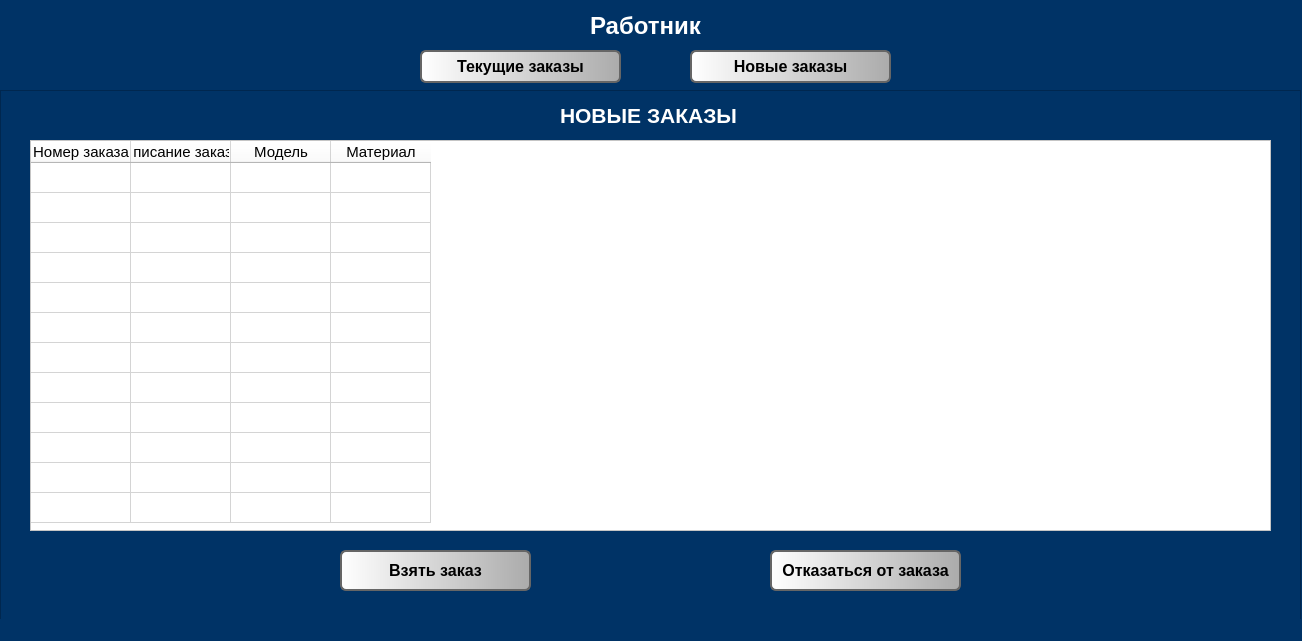
<?xml version="1.0" encoding="UTF-8"?>
<ui version="4.0">
 <class>worker_window</class>
 <widget class="QMainWindow" name="worker_window">
  <property name="geometry">
   <rect>
    <x>0</x>
    <y>0</y>
    <width>1302</width>
    <height>641</height>
   </rect>
  </property>
  <property name="minimumSize">
   <size>
    <width>1302</width>
    <height>641</height>
   </size>
  </property>
  <property name="maximumSize">
   <size>
    <width>1302</width>
    <height>641</height>
   </size>
  </property>
  <property name="windowTitle">
   <string>MainWindow</string>
  </property>
  <property name="styleSheet">
   <string notr="true">background-color: rgb(0, 51, 102);</string>
  </property>
  <widget class="QWidget" name="centralwidget">
   <widget class="QLabel" name="worker_label">
    <property name="geometry">
     <rect>
      <x>590</x>
      <y>10</y>
      <width>121</width>
      <height>31</height>
     </rect>
    </property>
    <property name="font">
     <font>
      <family>Arial</family>
      <pointsize>18</pointsize>
      <weight>75</weight>
      <bold>true</bold>
     </font>
    </property>
    <property name="styleSheet">
     <string notr="true">color: rgb(255, 255, 255);</string>
    </property>
    <property name="text">
     <string>Работник</string>
    </property>
   </widget>
   <widget class="QPushButton" name="current_orders_button">
    <property name="enabled">
     <bool>true</bool>
    </property>
    <property name="geometry">
     <rect>
      <x>420</x>
      <y>50</y>
      <width>201</width>
      <height>33</height>
     </rect>
    </property>
    <property name="font">
     <font>
      <family>Arial</family>
      <pointsize>12</pointsize>
      <weight>75</weight>
      <bold>true</bold>
     </font>
    </property>
    <property name="styleSheet">
     <string notr="true">background-color: qlineargradient(spread:pad, x1:0, y1:0, x2:1, y2:0, stop:0 rgba(255, 255, 255, 255), stop:1 rgba(171,171,171,1));
border-color: rgb(102, 102, 102);
border: 2px solid rgb(102, 102, 102);
border-radius: 6px;
</string>
    </property>
    <property name="text">
     <string>Текущие заказы</string>
    </property>
   </widget>
   <widget class="QPushButton" name="new_orders_button">
    <property name="enabled">
     <bool>true</bool>
    </property>
    <property name="geometry">
     <rect>
      <x>690</x>
      <y>50</y>
      <width>201</width>
      <height>33</height>
     </rect>
    </property>
    <property name="font">
     <font>
      <family>Arial</family>
      <pointsize>12</pointsize>
      <weight>75</weight>
      <bold>true</bold>
     </font>
    </property>
    <property name="styleSheet">
     <string notr="true">background-color: qlineargradient(spread:pad, x1:0, y1:0, x2:1, y2:0, stop:0 rgba(255, 255, 255, 255), stop:1 rgba(171,171,171,1));
border-color: rgb(102, 102, 102);
border: 2px solid rgb(102, 102, 102);
border-radius: 6px;
</string>
    </property>
    <property name="text">
     <string>Новые заказы</string>
    </property>
   </widget>
   <widget class="QFrame" name="new_orders_group">
    <property name="geometry">
     <rect>
      <x>0</x>
      <y>90</y>
      <width>1301</width>
      <height>531</height>
     </rect>
    </property>
    <property name="frameShape">
     <enum>QFrame::StyledPanel</enum>
    </property>
    <property name="frameShadow">
     <enum>QFrame::Raised</enum>
    </property>
    <widget class="QPushButton" name="take_order_button">
     <property name="enabled">
      <bool>true</bool>
     </property>
     <property name="geometry">
      <rect>
       <x>340</x>
       <y>460</y>
       <width>191</width>
       <height>41</height>
      </rect>
     </property>
     <property name="font">
      <font>
       <family>Arial</family>
       <pointsize>12</pointsize>
       <weight>75</weight>
       <bold>true</bold>
      </font>
     </property>
     <property name="styleSheet">
      <string notr="true">background-color: qlineargradient(spread:pad, x1:0, y1:0, x2:1, y2:0, stop:0 rgba(255, 255, 255, 255), stop:1 rgba(171,171,171,1));
border-color: rgb(102, 102, 102);
border: 2px solid rgb(102, 102, 102);
border-radius: 6px;
</string>
     </property>
     <property name="text">
      <string>Взять заказ</string>
     </property>
    </widget>
    <widget class="QPushButton" name="refuse_order_button">
     <property name="enabled">
      <bool>true</bool>
     </property>
     <property name="geometry">
      <rect>
       <x>770</x>
       <y>460</y>
       <width>191</width>
       <height>41</height>
      </rect>
     </property>
     <property name="font">
      <font>
       <family>Arial</family>
       <pointsize>12</pointsize>
       <weight>75</weight>
       <bold>true</bold>
      </font>
     </property>
     <property name="styleSheet">
      <string notr="true">background-color: qlineargradient(spread:pad, x1:0, y1:0, x2:1, y2:0, stop:0 rgba(255, 255, 255, 255), stop:1 rgba(171,171,171,1));
border-color: rgb(102, 102, 102);
border: 2px solid rgb(102, 102, 102);
border-radius: 6px;
</string>
     </property>
     <property name="text">
      <string>Отказаться от заказа</string>
     </property>
    </widget>
    <widget class="QTableWidget" name="new_orders_info_table">
     <property name="geometry">
      <rect>
       <x>30</x>
       <y>50</y>
       <width>1241</width>
       <height>391</height>
      </rect>
     </property>
     <property name="maximumSize">
      <size>
       <width>16777215</width>
       <height>16777215</height>
      </size>
     </property>
     <property name="font">
      <font>
       <family>Arial</family>
       <pointsize>11</pointsize>
      </font>
     </property>
     <property name="styleSheet">
      <string notr="true">background-color: rgb(255, 255, 255);</string>
     </property>
     <property name="dragEnabled">
      <bool>false</bool>
     </property>
     <property name="alternatingRowColors">
      <bool>false</bool>
     </property>
     <property name="showGrid">
      <bool>true</bool>
     </property>
     <property name="rowCount">
      <number>12</number>
     </property>
     <property name="columnCount">
      <number>4</number>
     </property>
     <attribute name="verticalHeaderVisible">
      <bool>false</bool>
     </attribute>
     <row/>
     <row/>
     <row/>
     <row/>
     <row/>
     <row/>
     <row/>
     <row/>
     <row/>
     <row/>
     <row/>
     <row/>
     <column>
      <property name="text">
       <string>Номер заказа</string>
      </property>
      <property name="font">
       <font>
        <family>Arial</family>
        <pointsize>11</pointsize>
       </font>
      </property>
     </column>
     <column>
      <property name="text">
       <string>Описание заказа</string>
      </property>
      <property name="font">
       <font>
        <family>Arial</family>
        <pointsize>11</pointsize>
       </font>
      </property>
     </column>
     <column>
      <property name="text">
       <string>Модель</string>
      </property>
      <property name="font">
       <font>
        <family>Arial</family>
        <pointsize>11</pointsize>
       </font>
      </property>
     </column>
     <column>
      <property name="text">
       <string>Материал</string>
      </property>
      <property name="font">
       <font>
        <family>Arial</family>
        <pointsize>11</pointsize>
       </font>
      </property>
     </column>
     <item row="0" column="0">
      <property name="text">
       <string/>
      </property>
     </item>
    </widget>
    <widget class="QLabel" name="new_orders_label">
     <property name="geometry">
      <rect>
       <x>560</x>
       <y>10</y>
       <width>181</width>
       <height>31</height>
      </rect>
     </property>
     <property name="font">
      <font>
       <family>Arial</family>
       <pointsize>16</pointsize>
       <weight>75</weight>
       <italic>false</italic>
       <bold>true</bold>
       <underline>false</underline>
       <strikeout>false</strikeout>
      </font>
     </property>
     <property name="styleSheet">
      <string notr="true">color: rgb(255, 255, 255);</string>
     </property>
     <property name="text">
      <string>НОВЫЕ ЗАКАЗЫ</string>
     </property>
    </widget>
   </widget>
   <widget class="QFrame" name="orders_info_group">
    <property name="geometry">
     <rect>
      <x>300</x>
      <y>90</y>
      <width>701</width>
      <height>531</height>
     </rect>
    </property>
    <property name="frameShape">
     <enum>QFrame::StyledPanel</enum>
    </property>
    <property name="frameShadow">
     <enum>QFrame::Raised</enum>
    </property>
    <widget class="QPushButton" name="ask_material_button">
     <property name="enabled">
      <bool>true</bool>
     </property>
     <property name="geometry">
      <rect>
       <x>20</x>
       <y>460</y>
       <width>191</width>
       <height>41</height>
      </rect>
     </property>
     <property name="font">
      <font>
       <family>Arial</family>
       <pointsize>12</pointsize>
       <weight>75</weight>
       <bold>true</bold>
      </font>
     </property>
     <property name="styleSheet">
      <string notr="true">background-color: qlineargradient(spread:pad, x1:0, y1:0, x2:1, y2:0, stop:0 rgba(255, 255, 255, 255), stop:1 rgba(171,171,171,1));
border-color: rgb(102, 102, 102);
border: 2px solid rgb(102, 102, 102);
border-radius: 6px;
</string>
     </property>
     <property name="text">
      <string>Запросить материалы</string>
     </property>
    </widget>
    <widget class="QPushButton" name="more_info_order_button">
     <property name="enabled">
      <bool>true</bool>
     </property>
     <property name="geometry">
      <rect>
       <x>490</x>
       <y>460</y>
       <width>191</width>
       <height>41</height>
      </rect>
     </property>
     <property name="font">
      <font>
       <family>Arial</family>
       <pointsize>12</pointsize>
       <weight>75</weight>
       <bold>true</bold>
      </font>
     </property>
     <property name="styleSheet">
      <string notr="true">background-color: qlineargradient(spread:pad, x1:0, y1:0, x2:1, y2:0, stop:0 rgba(255, 255, 255, 255), stop:1 rgba(171,171,171,1));
border-color: rgb(102, 102, 102);
border: 2px solid rgb(102, 102, 102);
border-radius: 6px;
</string>
     </property>
     <property name="text">
      <string>Информация о заказе</string>
     </property>
    </widget>
    <widget class="QTableWidget" name="orders_info_table">
     <property name="geometry">
      <rect>
       <x>20</x>
       <y>50</y>
       <width>661</width>
       <height>391</height>
      </rect>
     </property>
     <property name="maximumSize">
      <size>
       <width>16777215</width>
       <height>16777215</height>
      </size>
     </property>
     <property name="font">
      <font>
       <family>Arial</family>
       <pointsize>11</pointsize>
      </font>
     </property>
     <property name="styleSheet">
      <string notr="true">background-color: rgb(255, 255, 255);</string>
     </property>
     <property name="dragEnabled">
      <bool>false</bool>
     </property>
     <property name="alternatingRowColors">
      <bool>false</bool>
     </property>
     <property name="showGrid">
      <bool>true</bool>
     </property>
     <property name="rowCount">
      <number>12</number>
     </property>
     <property name="columnCount">
      <number>3</number>
     </property>
     <attribute name="horizontalHeaderVisible">
      <bool>true</bool>
     </attribute>
     <attribute name="verticalHeaderVisible">
      <bool>false</bool>
     </attribute>
     <row/>
     <row/>
     <row/>
     <row/>
     <row/>
     <row/>
     <row/>
     <row/>
     <row/>
     <row/>
     <row/>
     <row/>
     <column>
      <property name="text">
       <string>Номер заказа</string>
      </property>
      <property name="font">
       <font>
        <family>Arial</family>
        <pointsize>11</pointsize>
       </font>
      </property>
     </column>
     <column>
      <property name="text">
       <string>Дата поставки материалов</string>
      </property>
      <property name="font">
       <font>
        <family>Arial</family>
        <pointsize>11</pointsize>
       </font>
      </property>
     </column>
     <column>
      <property name="text">
       <string>Статус</string>
      </property>
      <property name="font">
       <font>
        <family>Arial</family>
        <pointsize>11</pointsize>
       </font>
      </property>
     </column>
     <item row="0" column="0">
      <property name="text">
       <string/>
      </property>
     </item>
    </widget>
    <widget class="QLabel" name="current_orders_label">
     <property name="geometry">
      <rect>
       <x>250</x>
       <y>10</y>
       <width>201</width>
       <height>31</height>
      </rect>
     </property>
     <property name="font">
      <font>
       <family>Arial</family>
       <pointsize>16</pointsize>
       <weight>75</weight>
       <italic>false</italic>
       <bold>true</bold>
       <underline>false</underline>
       <strikeout>false</strikeout>
      </font>
     </property>
     <property name="styleSheet">
      <string notr="true">color: rgb(255, 255, 255);</string>
     </property>
     <property name="text">
      <string>ТЕКУЩИЕ ЗАКАЗЫ</string>
     </property>
    </widget>
    <widget class="QPushButton" name="complite_order_button">
     <property name="enabled">
      <bool>true</bool>
     </property>
     <property name="geometry">
      <rect>
       <x>255</x>
       <y>460</y>
       <width>191</width>
       <height>41</height>
      </rect>
     </property>
     <property name="font">
      <font>
       <family>Arial</family>
       <pointsize>12</pointsize>
       <weight>75</weight>
       <bold>true</bold>
      </font>
     </property>
     <property name="styleSheet">
      <string notr="true">background-color: qlineargradient(spread:pad, x1:0, y1:0, x2:1, y2:0, stop:0 rgba(255, 255, 255, 255), stop:1 rgba(171,171,171,1));
border-color: rgb(102, 102, 102);
border: 2px solid rgb(102, 102, 102);
border-radius: 6px;
</string>
     </property>
     <property name="text">
      <string>Завершить заказ</string>
     </property>
    </widget>
   </widget>
   <zorder>orders_info_group</zorder>
   <zorder>worker_label</zorder>
   <zorder>current_orders_button</zorder>
   <zorder>new_orders_button</zorder>
   <zorder>new_orders_group</zorder>
  </widget>
  <widget class="QStatusBar" name="statusbar"/>
 </widget>
 <resources/>
 <connections/>
</ui>
